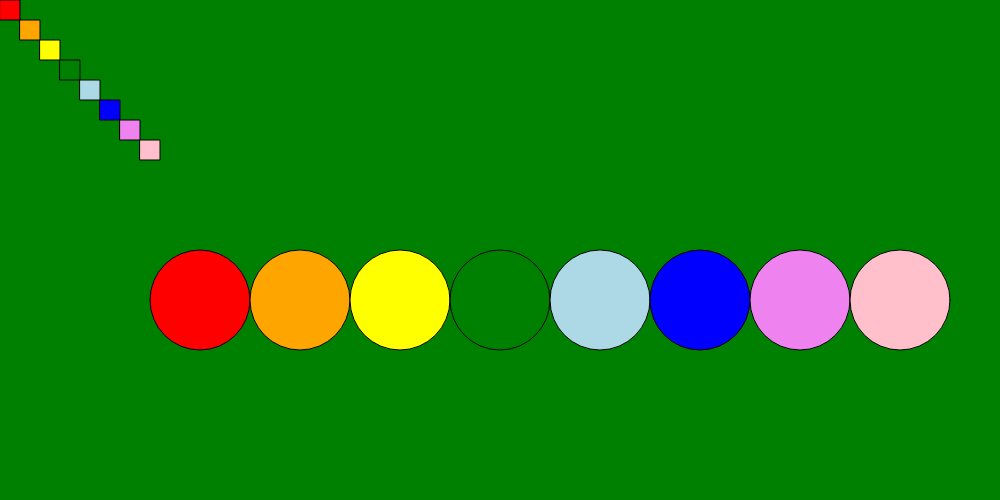
Frame 1 (no input)
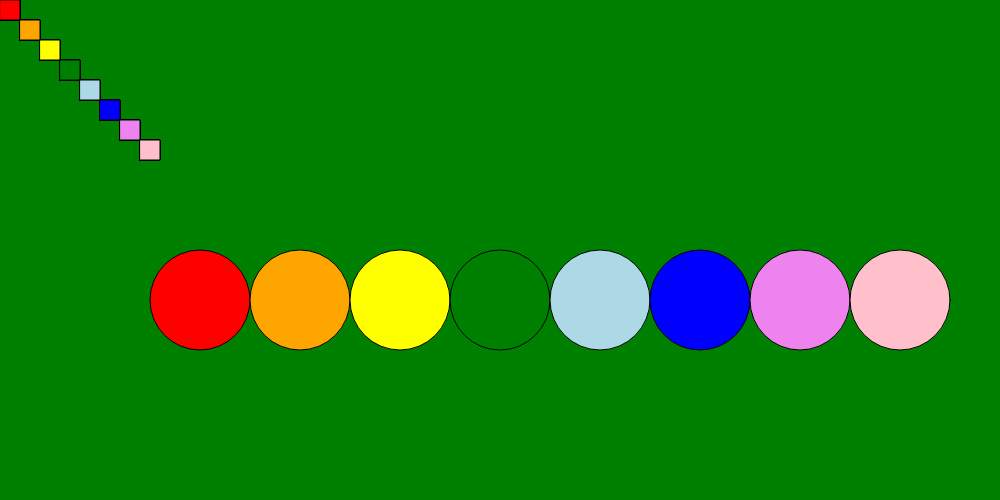
Frame 60 (no input)
Frame 120 (the mouse pressed at the canvas centre since frame 60): identical to frame 60, image omitted

The p5.js sketch that drew these frames (run headless with seeded random() and noise() and a simulated clock; from frame 60 on, the mouse is pressed at the canvas centre):

// p5.js sketch
// ── sketch.js
let colors = ['red', 'orange', 'yellow', 'green', 'lightblue', 'blue', 'violet', 'pink']
let counter = 0
let x = 200
let x1 = 0
let y1 = 0

function setup() {
  createCanvas(1000, 500)
  background(colors[3])
  console.log(colors.length)
}

function draw() {
  while(counter < colors.length) {
    fill(colors[counter])
    ellipse(x, 300, 100, 100)
    counter++
    x+=100
  }
  x1 = 0
  y1 = 0
  
  for(color of colors) {
    fill(color)
    rect(x1,y1,20,20)
    x1+=20
    y1+=20
  }
}
